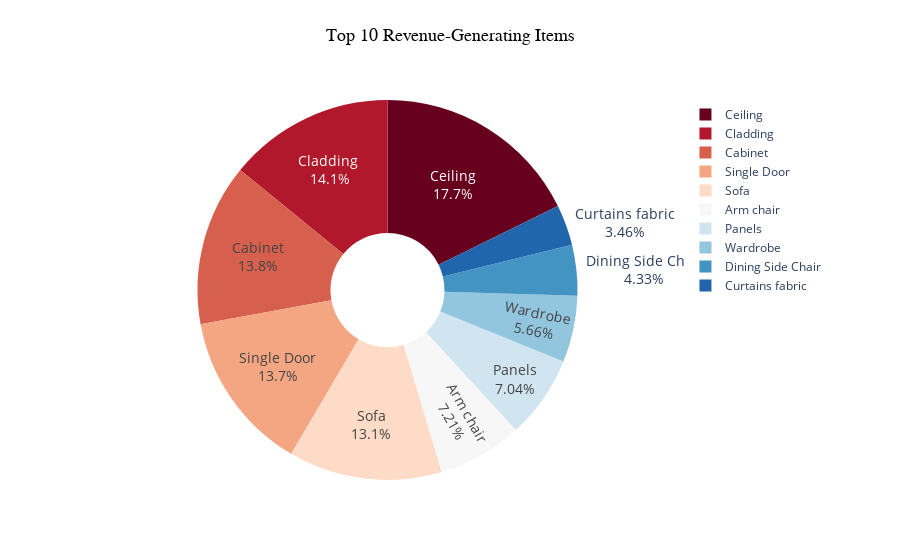

Here is the notebook cell this chart was saved with:
### Code cell
import plotly.express as px

item_sales = df.groupby("Item")["Direct \nCost"].sum().nlargest(10)

fig = px.pie(
    names=item_sales.index, 
    values=item_sales.values, 
    title="Top 10 Revenue-Generating Items",
    color_discrete_sequence=px.colors.sequential.RdBu,
    hole=0.3 
)

fig.update_layout(
    title_x=0.5,  
    title_y=0.95,
    title_font=dict(size=18, family="Arial", color="black")  # Customize font
)

fig.update_traces(textinfo="label+percent", textfont_size=14)  

fig.show()

### Figure 1 — Plotly figure (JSON) as saved in the notebook; plotly's stock layout.template omitted (floating-point values rounded to 4 significant figures)
{"data": [{"domain": {"x": [0, 1], "y": [0, 1]}, "hole": 0.3, "hovertemplate": "label=%{label}<br>value=%{value}<extra></extra>", "labels": ["Ceiling", "Cladding ", "Cabinet", "Single Door", "Sofa", "Arm chair", "Panels", "Wardrobe", "Dining Side Chair", "Curtains fabric"], "legendgroup": "", "name": "", "showlegend": true, "textfont": {"size": 14}, "textinfo": "label+percent", "type": "pie", "values": [1294000.0, 1032000.0, 1006000.0, 999500.0, 954000.0, 526800.0, 514900.0, 414000.0, 316188, 252600.0]}], "layout": {"autosize": true, "legend": {"tracegroupgap": 0}, "piecolorway": ["rgb(103,0,31)", "rgb(178,24,43)", "rgb(214,96,77)", "rgb(244,165,130)", "rgb(253,219,199)", "rgb(247,247,247)", "rgb(209,229,240)", "rgb(146,197,222)", "rgb(67,147,195)", "rgb(33,102,172)", "rgb(5,48,97)"], "title": {"font": {"color": "black", "family": "Arial", "size": 18}, "text": "Top 10 Revenue-Generating Items", "x": 0.5, "y": 0.95}}}
